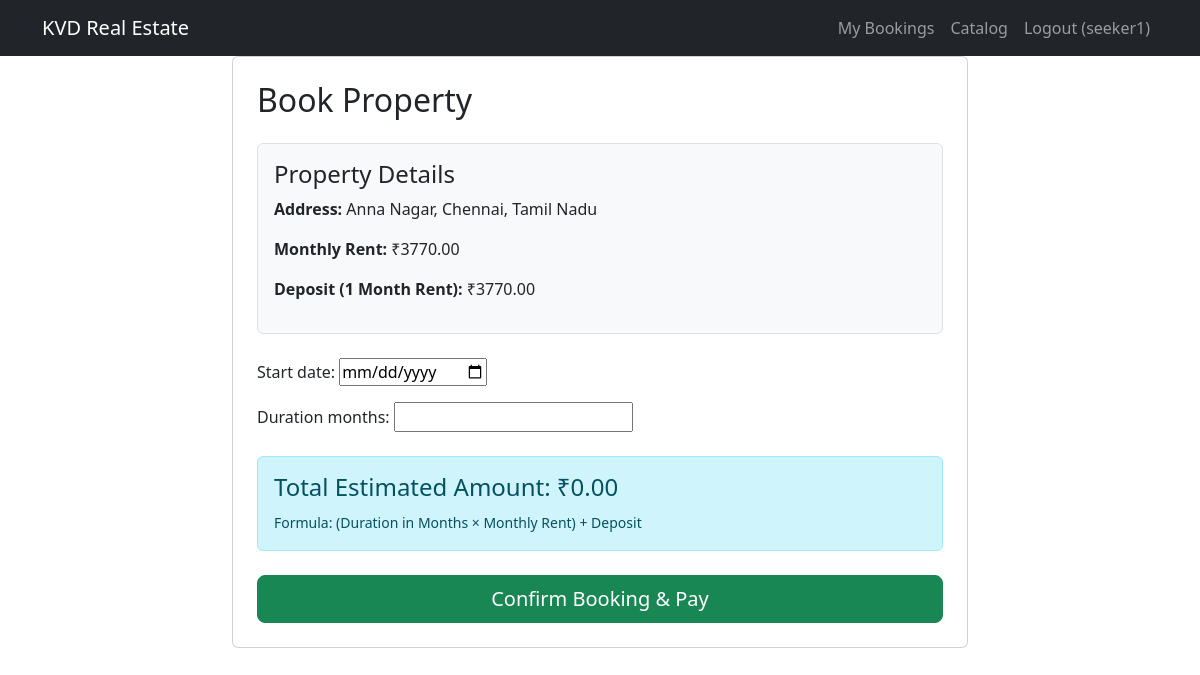
The app's page /property/7/book/ (signed in) with its own data.
### real_estate_app/models.py (models this page shows, shortened)
class User(AbstractUser):
    phone_regex = RegexValidator(regex=r'^\+?1?\d{9,15}$', message="Phone number must be entered in the format: '+999999999'. Up to 15 digits allowed.")
    phone_number = models.CharField(validators=[phone_regex], max_length=17, blank=True)
    pincode_regex = RegexValidator(regex=r'^[1-9][0-9]{5}$', message="Please enter a valid 6-digit Indian pincode.")
    pincode = models.CharField(validators=[pincode_regex], max_length=6, blank=True)
    kyc_status = models.BooleanField(default=False)
    is_admin = models.BooleanField(default=False)
    is_owner = models.BooleanField(default=False)
    is_seeker = models.BooleanField(default=False)

class Property(models.Model):
    STATUS_CHOICES = (
        ('Pending', 'Pending'),
        ('Live', 'Live'),
        ('Booked', 'Booked'),
        ('Rejected', 'Rejected'),
    )
    property_id = models.AutoField(primary_key=True)
    owner = models.ForeignKey(User, on_delete=models.CASCADE, related_name='properties')
    address = models.TextField()
    latitude = models.FloatField(blank=True, null=True)
    longitude = models.FloatField(blank=True, null=True)
    price = models.DecimalField(max_digits=10, decimal_places=2)
    photo = models.ImageField(upload_to='property_photos/', blank=True, null=True)
    status = models.CharField(max_length=10, choices=STATUS_CHOICES, default='Pending')

### real_estate_app/views.py (the view)
# urls.py: path('property/<int:property_id>/book/', views.book_property, name='book_property'),
@login_required
def book_property(request, property_id):
    if not request.user.is_seeker:
        return redirect('dashboard')
    property_obj = get_object_or_404(Property, property_id=property_id, status='Live')
    if request.method == 'POST':
        form = BookingForm(request.POST)
        if form.is_valid():
            booking = form.save(commit=False)
            duration = booking.duration_months
            deposit = property_obj.price
            total_amount = (property_obj.price * duration) + deposit
            payment_success = MockPaymentService.processTransaction(total_amount)
            if payment_success:
                property_obj.status = 'Booked'
                property_obj.save()
                booking.property = property_obj
                booking.seeker = request.user
                booking.total_amount = total_amount
                booking.payment_status = 'Paid'
                booking.save()
                messages.success(request, f'Booking successful! Amount paid: {total_amount}')
                return redirect('dashboard')
            else:
                messages.error(request, 'Payment failed. Please try again.')
    else:
        form = BookingForm()
    return render(request, 'real_estate_app/book_property.html', {
        'form': form,
        'property': property_obj
    })

### real_estate_app/forms.py (shortened to what this page needs)
class BookingForm(forms.ModelForm):
    class Meta:
        model = Booking
        fields = ['start_date', 'duration_months']
        widgets = {
            'start_date': forms.DateInput(attrs={'type': 'date'}),
            'duration_months': forms.NumberInput(attrs={'min': '1', 'oninput': "this.value = Math.abs(this.value) > 0 ? Math.abs(this.value) : ''"})
        }

### templates/real_estate_app/book_property.html (shortened to what this page needs)
{% extends 'base.html' %}
{% block content %}
<div class="row justify-content-center">
    <div class="col-md-8">
        <div class="card p-4">
            <h2 class="mb-4">Book Property</h2>
            <div class="mb-4 p-3 bg-light rounded border">
                <h4>Property Details</h4>
                <p><strong>Address:</strong> {{ property.address }}</p>
                <p><strong>Monthly Rent:</strong> ₹<span id="monthly-rent">{{ property.price }}</span></p>
                <p><strong>Deposit (1 Month Rent):</strong> ₹<span id="deposit">{{ property.price }}</span></p>
            </div>
            <form method="post">
                {{ form.as_p }}
                <div class="mt-4 mb-4 p-3 alert alert-info">
                    <h4>Total Estimated Amount: ₹<span id="total-amount-display">0.00</span></h4>
                    <small>Formula: (Duration in Months × Monthly Rent) + Deposit</small>
                </div>
                <button type="submit" class="btn btn-success btn-lg w-100">Confirm Booking & Pay</button>
            </form>
        </div>
    </div>
</div>
{% endblock %}

### templates/base.html (shortened to what this page needs)
{% load sass_tags %}
<!DOCTYPE html>
<html lang="en">
<head>
    <link href="https://cdn.jsdelivr.net/npm/bootstrap@5.3.0/dist/css/bootstrap.min.css" rel="stylesheet">
    <link rel="stylesheet" href="https://cdn.jsdelivr.net/npm/bootstrap-icons@1.10.5/font/bootstrap-icons.css">
    <link href="{% sass_src 'scss/styles.scss' %}" rel="stylesheet" type="text/css" />
</head>
<body>
    <nav class="navbar navbar-expand-lg navbar-dark bg-dark">
        <div class="container">
            <a class="navbar-brand" href="{% url 'home' %}">KVD Real Estate</a>
            <div class="collapse navbar-collapse" id="navbarNav">
                <ul class="navbar-nav ms-auto">
                    {% if user.is_authenticated %}
                    {% if user.is_admin or user.is_superuser %}
                    <li class="nav-item"><a class="nav-link" href="{% url 'dashboard' %}">Admin Dashboard</a></li>
                    {% elif user.is_owner %}
                    <li class="nav-item"><a class="nav-link" href="{% url 'dashboard' %}">Owner Dashboard</a></li>
                    <li class="nav-item"><a class="nav-link" href="{% url 'add_property' %}">Add Property</a></li>
                    {% elif user.is_seeker %}
                    <li class="nav-item"><a class="nav-link" href="{% url 'dashboard' %}">My Bookings</a></li>
                    <li class="nav-item"><a class="nav-link" href="{% url 'property_catalog' %}">Catalog</a></li>
                    {% endif %}
                    <li class="nav-item">
                        <form method="post" action="{% url 'logout' %}">
                            <button type="submit" class="btn btn-link nav-link">Logout ({{ user.username }})</button>
                        </form>
                    </li>
                    {% else %}
                    <li class="nav-item"><a class="nav-link" href="{% url 'login' %}">Login</a></li>
                    <li class="nav-item"><a class="nav-link" href="{% url 'register' %}">Register</a></li>
                    {% endif %}
                </ul>
            </div>
        </div>
    </nav>
    <div class="container">
        {% block content %}{% endblock %}
    </div>
</body>
</html>

### records on screen
User: username "seeker1"
Property: address "Anna Nagar, Chennai, Tamil Nadu", price "3770.00"
